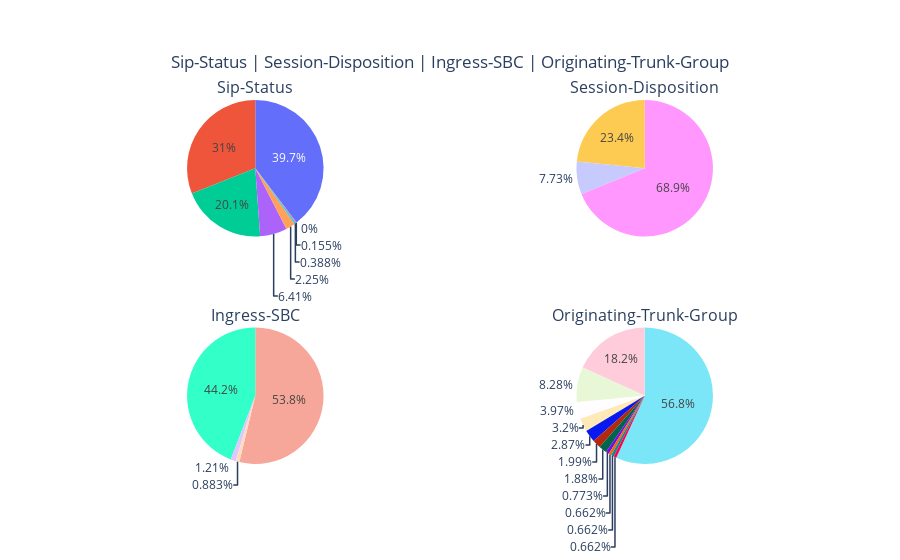

Source (notebook cell):
### Code cell
sp_titles=['Sip-Status', 'Session-Disposition','Ingress-SBC','Originating-Trunk-Group']

labels_k=[cdr_voip['Sip-Status'],cdr_voip['Session-Disposition'].value_counts().index.tolist()
          ,cdr_voip['Ingress-SBC'].value_counts().index.tolist()
          ,cdr_voip['Originating-Trunk-Group'].value_counts().index.tolist()]

labels_v=[cdr_voip['Sip-Status'].values.tolist(),
          cdr_voip['Session-Disposition'].value_counts().values.tolist(),
          cdr_voip['Ingress-SBC'].value_counts().values.tolist(),
          cdr_voip['Originating-Trunk-Group'].value_counts().values.tolist()]

title_l="Sip-Status | Session-Disposition | Ingress-SBC | Originating-Trunk-Group"

fig=make_pieplot(sp_titles,labels_k,labels_v,title_l)
fig.show()

### Figure 1 — Plotly figure (JSON) as saved in the notebook; plotly's stock layout.template omitted (floating-point values rounded to 4 significant figures; data arrays with more than 128 entries replaced by an {"elided": "..."} marker saying what was removed)
{"data": [{"domain": {"x": [0, 0.45], "y": [0.625, 1]}, "hoverinfo": "label+percent+name", "labels": {"elided": "906 int values"}, "type": "pie", "values": {"elided": "906 int values"}}, {"domain": {"x": [0.55, 1], "y": [0.625, 1]}, "hoverinfo": "label+percent+name", "labels": ["answered", "ringing", "call-attempt"], "type": "pie", "values": [624, 212, 70]}, {"domain": {"x": [0, 0.45], "y": [0, 0.375]}, "hoverinfo": "label+percent+name", "labels": ["Lon-Site", "Fran-Site", "Mia-Site", "WaDC-Site"], "type": "pie", "values": [487, 400, 11, 8]}, {"domain": {"x": [0.55, 1], "y": [0, 0.375]}, "hoverinfo": "label+percent+name", "labels": ["NoTG", "eu-trunk", "TG0", "TG5", "TG1", "TG8", "TG4", "TG7", "TG2", "TG6", "us-trunk", "pt-trunk"], "type": "pie", "values": [515, 165, 75, 36, 29, 26, 18, 17, 7, 6, 6, 6]}], "layout": {"annotations": [{"font": {"size": 16}, "showarrow": false, "text": "Sip-Status", "x": 0.225, "xanchor": "center", "xref": "paper", "y": 1, "yanchor": "bottom", "yref": "paper"}, {"font": {"size": 16}, "showarrow": false, "text": "Session-Disposition", "x": 0.775, "xanchor": "center", "xref": "paper", "y": 1, "yanchor": "bottom", "yref": "paper"}, {"font": {"size": 16}, "showarrow": false, "text": "Ingress-SBC", "x": 0.225, "xanchor": "center", "xref": "paper", "y": 0.375, "yanchor": "bottom", "yref": "paper"}, {"font": {"size": 16}, "showarrow": false, "text": "Originating-Trunk-Group", "x": 0.775, "xanchor": "center", "xref": "paper", "y": 0.375, "yanchor": "bottom", "yref": "paper"}], "showlegend": false, "title": {"text": "Sip-Status | Session-Disposition | Ingress-SBC | Originating-Trunk-Group", "x": 0.5, "xanchor": "auto", "y": 0.9, "yanchor": "top"}}}
